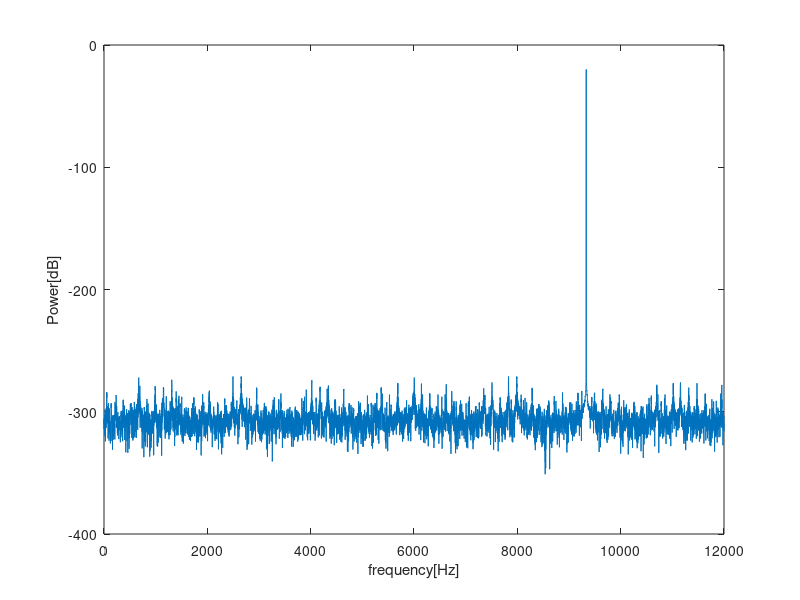

Recreate this plot in MATLAB.
signal_length_sec = 0.6;
sampling_rate = 36000;
A = 0.2;
f = 14000;

signal_length_pt = signal_length_sec * sampling_rate;
t = ((1:signal_length_pt) - 1) / sampling_rate;

x = A * sin(2 * pi * f * t)';

X = fft(x)/length(x);
XPow = abs(X).^2;

f_k = linspace(0,24000/2,1+signal_length_pt/2);
f_k(end) = [];

XPow((2+signal_length_pt/2) : end) = [];
f_k = linspace(0,24000/2,1+signal_length_pt/2);

XPow_dB = 10 * log10(XPow);

plot(f_k,XPow_dB)
xlabel('frequency[Hz]')
ylabel('Power[dB]')

